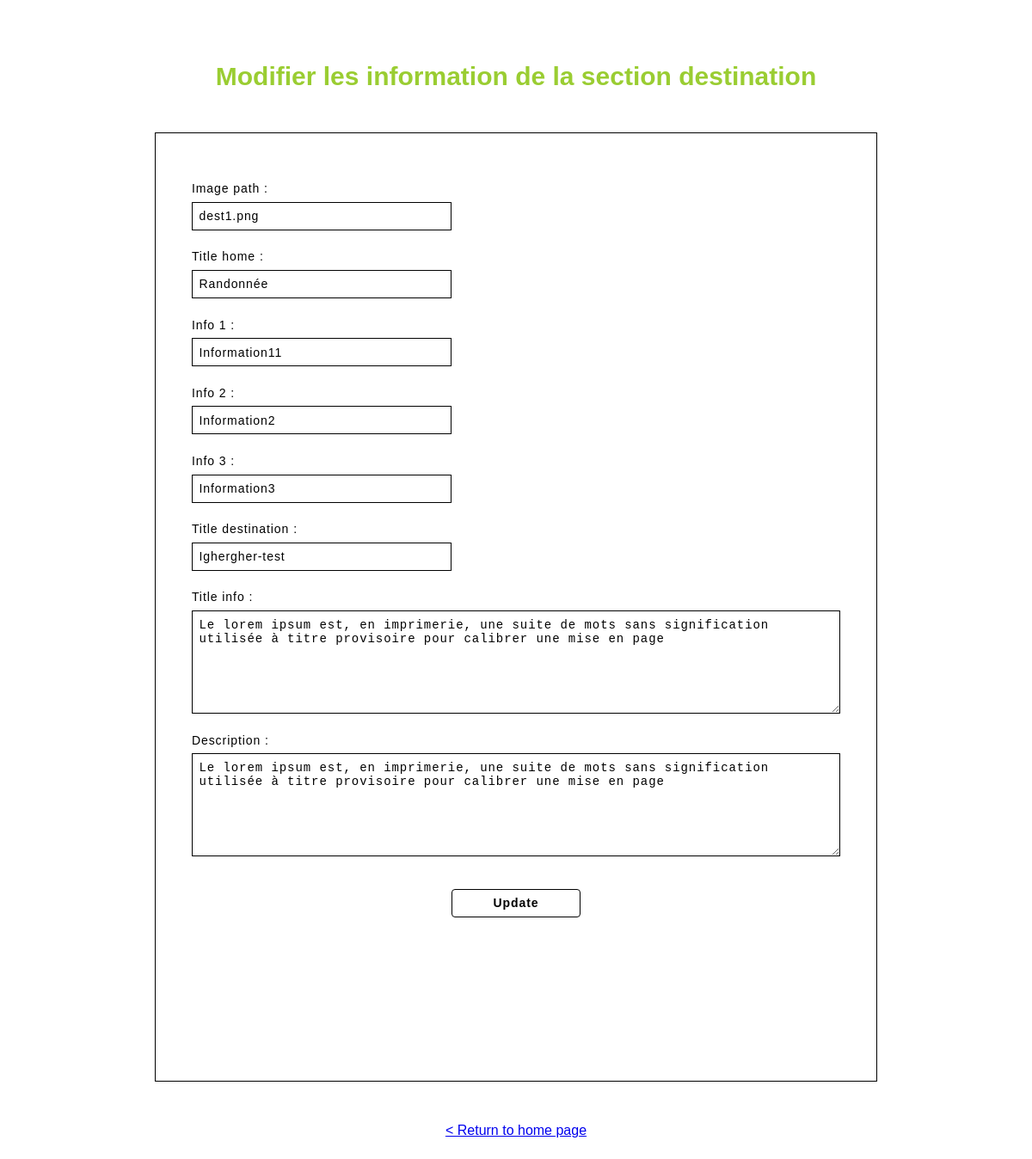
/login/admin/upd.php?id=5, run on the app's committed database.
### tables this page shows
CREATE TABLE `destination` (
  `dest_id` int(11) NOT NULL,
  `spa_id` int(11) NOT NULL,
  `dest_title_home` varchar(60) NOT NULL,
  `dest_title_destination` varchar(60) NOT NULL,
  `dest_info_title` text NOT NULL,
  `dest_desc` text NOT NULL,
  `dest_img` text NOT NULL,
  `dest_info1` varchar(40) NOT NULL,
  `dest_info2` varchar(40) NOT NULL,
  `dest_info3` varchar(40) NOT NULL
);

### login/admin/upd.php (the view, shortened to what this page needs)
<?php
include '../../config.php';
$id=$_GET['id'];
$sql = 'SELECT * FROM destination WHERE dest_id=:id';
$stmt = $db->prepare($sql);
$stmt->execute([':id' => $id]);
$info = $stmt->fetch(PDO::FETCH_OBJ);
?>
<!DOCTYPE html>
<html lang="en">
<head>
    <link rel="stylesheet" href="../../css/style.min.css">
    <link rel="stylesheet" href="../../css/supadmin.css">
    <link rel="stylesheet" href="../../css/style.css">
</head>
<body>
<div class="sectionActivity">
        <h2 class="sectionActivity__titleTop">Modifier les information de la section destination </h2>
            <div class="formActivity formDestination formDestination2">
                <form class="activityForm" action="" method="POST" enctype="multipart/form-data">
                    <label for="" class="activityForm__labelName"> Image path :</label>
                    <input type="text" class="activityForm__proTitle" name="image" value="<?= $info->dest_img; ?>">
                    <label for="" class="activityForm__labelName"> Title home :</label>
                    <input type="text" class="activityForm__proTitle" name="titleH" value="<?= $info->dest_title_home; ?>">
                    <label for="" class="activityForm__labelName"> Info 1 :</label>
                    <input type="text" class="activityForm__proTitle" name="info1" value="<?= $info->dest_info1; ?>">
                    <label for="" class="activityForm__labelName"> Info 2 :</label>
                    <input type="text" class="activityForm__proTitle" name="info2" value="<?= $info->dest_info2; ?>">
                    <label for="" class="activityForm__labelName"> Info 3 :</label>
                    <input type="text" class="activityForm__proTitle" name="info3" value="<?= $info->dest_info3; ?>">
                    <label for="" class="activityForm__labelName"> Title destination :</label>
                    <input type="text" class="activityForm__proTitle" name="titleD" value="<?= $info->dest_title_destination; ?>">
                    <label for="" class="activityForm__labelName">Title info :</label>
                    <textarea class="activityForm__description" name="infoT" ><?= $info->dest_info_title; ?></textarea>
                    <label for="" class="activityForm__labelName">Description :</label>
                    <textarea class="activityForm__description" name="descrip" ><?= $info->dest_desc; ?></textarea>
                    <input class="activityForm__sendBtn" type="submit" value="Update" name="change">
                </form>
            </div>
            <div class="returnPage"><a href="./homepage.php">< Return to home page</a></div>
        </div>
</body>
</html>

### css/supadmin.css (style rules this page uses)
.sectionActivity { width: 100%; padding-bottom: 2%; }
.sectionActivity__titleTop { margin-top: 6%; text-align: center; color: yellowgreen; }
@media screen and (min-width: 800px) and (max-width: 1300px) { .sectionActivity__titleTop { font-size: 2.5vw; } }
.formActivity { width: 50%; height: 30vw; margin: 4% auto; border: 1px solid black; margin-bottom: 4%; font-size: .9vw; }
@media screen and (min-width: 1000px) and (max-width: 1300px) { .formActivity { width: 70%; height: 38vw; } }
.activityForm { width: 90%; margin: auto; display: flex; flex-direction: column; padding-top: 4%; }
.activityForm__labelName { display: flex; flex-direction: column; margin: 3% 0% 1% 0%; font-size: 14px; letter-spacing: .7pt; }
.activityForm__proTitle { width: 40%; padding: 1%; border: 1px solid black; font-size: 14px; background: none; letter-spacing: .7pt; }
.activityForm__description { height: 10vw; padding: 1%; border: 1px solid black; font-size: 14px; background: none; letter-spacing: .7pt; }
.activityForm__sendBtn { width: 20%; margin: 5% auto; padding: 1%; border-radius: 4px; font-size: 14px; font-weight: 600; background: none; border: 1px solid black; cursor: pointer; letter-spacing: .7pt; }
.returnPage { width: 100%; text-align: center; }
.formDestination { height: 62vw; }
@media screen and (min-width: 1000px) and (max-width: 1300px) { .formDestination { height: 80vw; } }
@media screen and (min-width: 1000px) and (max-width: 1300px) { .formDestination2 { height: 92vw; } }

### data on the page
destination: image "dest1.png", titleH "Randonnée", info1 "Information11", info2 "Information2", info3 "Information3", titleD "Ighergher-test", infoT "Le lorem ipsum est, en imprimerie, une suite de mots sans signification utilisée à titre provisoire pour calibrer une mise en page", descrip "Le lorem ipsum est, en imprimerie, une suite de mots sans signification utilisée à titre provisoire pour calibrer une mise en page"
